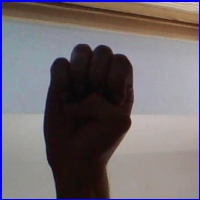
#> input picture E_test.jpg, 200 x 200 px
$ jupyter execute --allow-errors predict.ipynb   (shell and % lines are left out)   (older library calls are emulated)
#> lines starting #> are read from the running program, lines starting #| are printed output that depends on the picture
[cell 1]
# Imports

import os

import tensorflow as tf
import keras_preprocessing

from tensorflow.keras import layers
from tensorflow.keras import Model
#from tensorflow.keras.applications.inception_v3 import InceptionV3

[cell 2]
# Get craete a pre trained model with previous weights

local_weights_file = 'aslAtoZ.h5'

#> (the rest of this cell did not finish here and is left out)

[cell 3]
# Imports for working on images

import numpy as np
#from google.colab import files
#from keras.preprocessing import image
import cv2
from PIL import Image

[cell 4]
# Testing images using Keras Pre Processor
'''
import numpy as np
#from google.colab import files
from keras.preprocessing import image

#uploaded = files.upload()
#for fn in uploaded.keys():

# predicting images
path = 'A_test.jpg'
img = image.load_img(path, target_size=(200, 200))
x = image.img_to_array(img)
x = np.expand_dims(x, axis=0)

images = np.vstack([x])
classes = pre_trained_model.predict(images, batch_size=10)
print(path)
#print(classes)
prediction = classes.tolist()
print(prediction)
pos = prediction.index(max(prediction))
'''

[cell 5]
# Taking image input using OpenCV

import matplotlib.pyplot as plt

testimg = cv2.imread('E_test.jpg')
#> testimg is the input picture: shape (200, 200, 3); mean B, G, R 110.4, 105.5, 112.8

_,thresh1 = cv2.threshold(testimg,127,255,cv2.THRESH_BINARY)
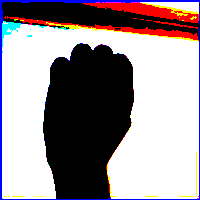
#> thresh1: shape (200, 200, 3); mean B, G, R 150.1, 145.1, 155
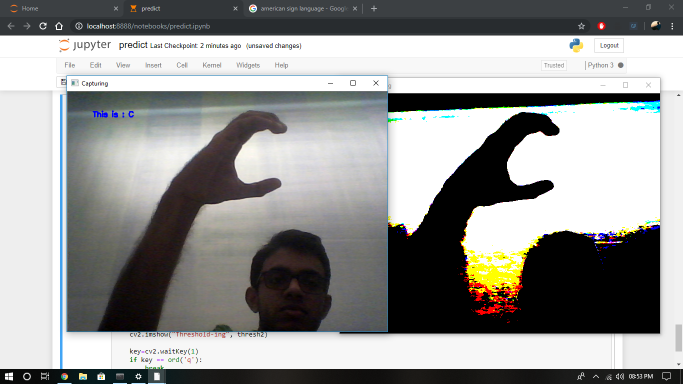
#> input picture Testings/C_boi.png, 1366 x 768 px, given in place of the camera (shown at 1/2 size)
#> further down, frame is the input picture: shape (768, 1366, 3); mean B, G, R 148.1, 149.6, 149.2
#> `_,thresh2 = cv2.threshold(frame,127,255,cv2.THRESH_BINARY)`:
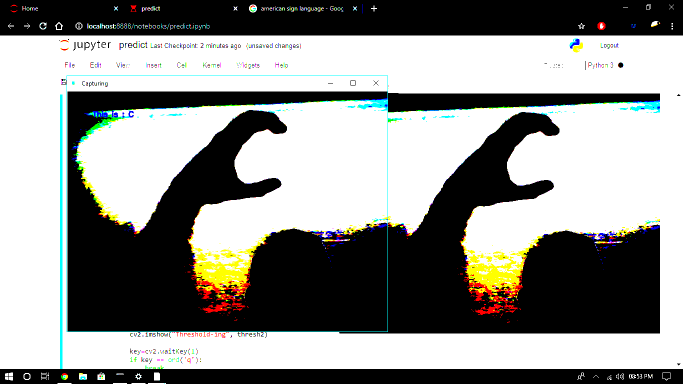
#> thresh2: shape (768, 1366, 3) (shown at 1/2 size); mean B, G, R 142.8, 146.2, 145.2
#> `im = im.resize((200,200))`:
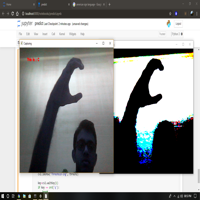
#> im: PIL image 200x200 RGB; mean R, G, B 148, 149.5, 149.1
plt.imshow(thresh1)

im = Image.fromarray(thresh1, 'RGB')
# Resizing into 200x200
im = im.resize((200,200))
img_array = np.array(im)
img_array = np.expand_dims(img_array, axis=0)
#> (the rest of this cell did not finish here and is left out)

[cell 6]
# Display convolution and max pooling stages of a given image

import matplotlib.pyplot as plt
import numpy as np
import random
from   tensorflow.keras.preprocessing.image import img_to_array, load_img

#> (the rest of this cell did not finish here and is left out)

[cell 7]
'''
# Working on the test image


import matplotlib.pyplot as plt
import matplotlib.image as mpimg

font = cv2.FONT_HERSHEY_SIMPLEX
cv2.putText(testimg,"This is D",(50,50),font,0.5,(255,0,0),2)

cv2.imshow("testImg", testimg)

plt.imshow(im)
plt.show()

cv2.waitKey(0)
cv2.destroyAllWindows()
'''

[cell 8]
# Real time video feed

video = cv2.VideoCapture(0)

#> (the rest of this cell did not finish here and is left out)

[cell 9]
# organize imports
import cv2
import imutils
from PIL import Image
import numpy as np

# global variables
bg = None

# time is what we need
import time

[cell 10]
start = time.clock()
end = time.clock()
diff = end - start
while (end <= 5):
    end = time.clock()
    diff = end - start
print(diff)

[cell 11]
#-------------------------------------------------------------------------------
# Function - To find the running average over the background
#-------------------------------------------------------------------------------
def run_avg(image, aWeight):
    global bg
    # initialize the background
    if bg is None:
        bg = image.copy().astype("float")
        return

    # compute weighted average, accumulate it and update the background
    cv2.accumulateWeighted(image, bg, aWeight)

[cell 12]
#-------------------------------------------------------------------------------
# Function - To segment the region of hand in the image
#-------------------------------------------------------------------------------
def segment(image, threshold=25):
    global bg
    # find the absolute difference between background and current frame
    diff = cv2.absdiff(bg.astype("uint8"), image)

    # threshold the diff image so that we get the foreground
    thresholded = cv2.threshold(diff,
                                threshold,
                                255,
                                cv2.THRESH_BINARY)[1]

    # get the contours in the thresholded image
    (_, cnts, _) = cv2.findContours(thresholded.copy(),
                                    cv2.RETR_EXTERNAL,
                                    cv2.CHAIN_APPROX_SIMPLE)

    # return None, if no contours detected
    if len(cnts) == 0:
        return
    else:
        # based on contour area, get the maximum contour which is the hand
        segmented = max(cnts, key=cv2.contourArea)
        return (thresholded, segmented)

[cell 13]
#-------------------------------------------------------------------------------
# Main function
#-------------------------------------------------------------------------------
if __name__ == "__main__":
    # initialize weight for running average
    aWeight = 0.5

    # create a flag to save the first thresholded image
    flag = 1

    predText = "Background Subtraction..."
    font = cv2.FONT_HERSHEY_SIMPLEX

    # working on time frames
    start = time.clock()
    end = time.clock()
    diff = end - start

    # get the reference to the webcam
    camera = cv2.VideoCapture(0)

    # region of interest (ROI) coordinates
    top, right, bottom, left = 10, 350, 225, 590

    # initialize num of frames
    num_frames = 0

    # keep looping, until interrupted
    while(True):
        # get the current frame
        (grabbed, frame) = camera.read()

        # resize the frame
        frame = imutils.resize(frame, width=700)
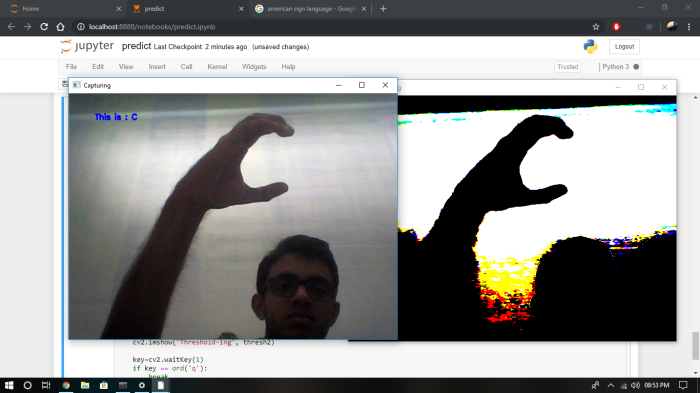
#> frame: shape (393, 700, 3); mean B, G, R 148.1, 149.6, 149.2

        # flip the frame so that it is not the mirror view
        frame = cv2.flip(frame, 1)
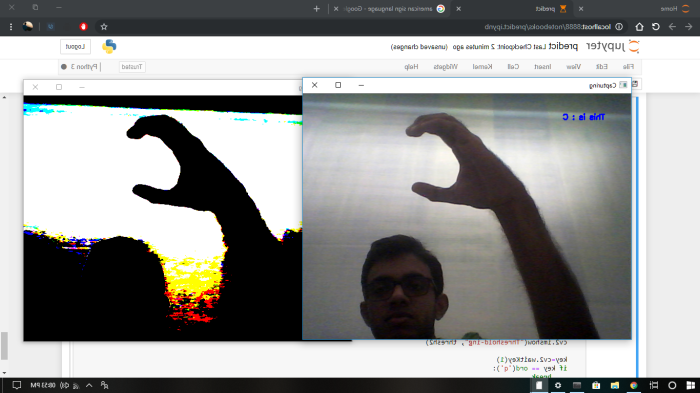
#> frame: shape (393, 700, 3); mean B, G, R 148.1, 149.6, 149.2

        # clone the frame
        clone = frame.copy()

        # get the height and width of the frame
        (height, width) = frame.shape[:2]
#> height = 393; width = 700
        #dims = height + " , " + width

        # get the ROI
        roi = frame[top:bottom, right:left]
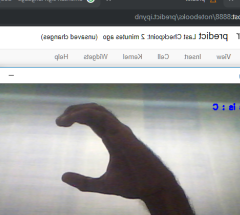
#> roi: shape (215, 240, 3); mean B, G, R 164.4, 164.8, 164.3

        # convert the roi to grayscale and blur it
        gray = cv2.cvtColor(roi, cv2.COLOR_BGR2GRAY)
        gray = cv2.GaussianBlur(gray, (7, 7), 0)
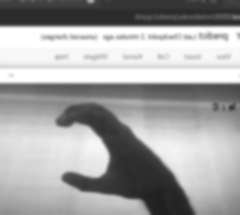
#> gray: shape (215, 240); min 32, max 255, mean 164.6

        # to get the background, keep looking till a threshold is reached
        # so that our running average model gets calibrated
        if num_frames < 30:
            run_avg(gray, aWeight)
        else:

            # segment the hand region
            hand = segment(gray)
            while(diff < 5):
                end = time.clock()
                diff = end - start
                hand = segment(gray)

            # check whether hand region is segmented
            predText = "Background Subtraction Complete"

            if hand is not None:
                # if yes, unpack the thresholded image and
                # segmented region
                (thresholded, segmented) = hand

                # draw the segmented region and display the frame
                cv2.drawContours(clone, [segmented + (right, top)], -1, (0, 0, 255))
                cv2.imshow("Thesholded", thresholded)
# [5 lines of commented-out code are left out]
                im = Image.fromarray(clone)

                #im = Image.fromarray(thresholded, 'RGB')
                # Resizing into 200x200

                im = im.resize((200,200))
                #cv.imshow("Resized", im)

                #img_array = np.array(im, dtype = 'int32')
                img_array = np.expand_dims(im, axis=0)

                prediction = pre_trained_model.predict(img_array)

                #print(type(prediction))
                prediction = prediction.tolist()
                #print((prediction))

                predAns = chr(prediction[0].index(max(prediction[0])) + 65)
                #print(predAns)
                predText = "This is : " + str(predAns)


        # draw the segmented hand
        cv2.rectangle(clone, (left, top), (right, bottom), (0,255,0), 2)

        # increment the number of frames
        num_frames += 1

        # display the frame with segmented hand
        cv2.putText(clone,predText,(50,50),font,0.5,(255,0,0),2)
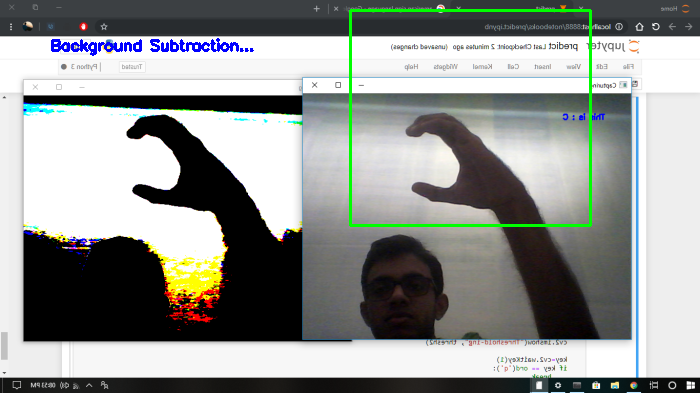
#> clone: shape (393, 700, 3); mean B, G, R 146.8, 149.5, 146.7
        cv2.imshow("Video Feed", clone)

        # observe the keypress by the user
        keypress = cv2.waitKey(1) & 0xFF
#> (key q is pressed here)

        # if the user pressed "q", then stop looping
        if keypress == ord("q"):
            break

# free up memory
camera.release()
cv2.destroyAllWindows()
